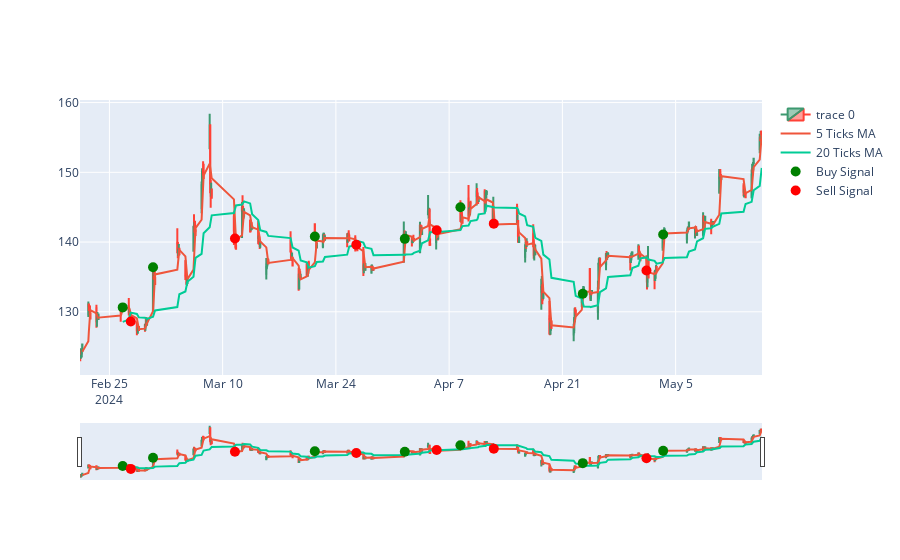

The notebook cell this image was saved under:
### Code cell
# count the number of times the 5 ticks MA crosses the 20 ticks MA

tsm_data['5T_MA'] = tsm_data['Close'].rolling(window=5).mean()
tsm_data['20T_MA'] = tsm_data['Close'].rolling(window=20).mean()

tsm_data['signal'] = np.where(tsm_data['5T_MA'] > tsm_data['20T_MA'], 1, 0)
tsm_data['signal'] = tsm_data['signal'].diff()


print(tsm_data['signal'].value_counts())

# plot the buy and sell signals

fig = go.Figure(data=[go.Candlestick(x=tsm_data.index,
                open=tsm_data['Open'],
                high=tsm_data['High'],
                low=tsm_data['Low'],
                close=tsm_data['Close'])])

fig.add_trace(go.Scatter(x=tsm_data.index, y=tsm_data['Close'].rolling(window=5).mean(), name='5 Ticks MA'))
fig.add_trace(go.Scatter(x=tsm_data.index, y=tsm_data['Close'].rolling(window=20).mean(), name='20 Ticks MA'))

buy_signals = tsm_data[tsm_data['signal'] == 1]
sell_signals = tsm_data[tsm_data['signal'] == -1]

fig.add_trace(go.Scatter(x=buy_signals.index, y=buy_signals['Close'], mode='markers', marker=dict(color='green', size=10), name='Buy Signal'))

fig.add_trace(go.Scatter(x=sell_signals.index, y=sell_signals['Close'], mode='markers', marker=dict(color='red', size=10), name='Sell Signal'))

fig.show()

### Figure 1 — Plotly figure (JSON) as saved in the notebook; plotly's stock layout.template omitted (floating-point values rounded to 4 significant figures; data arrays with more than 128 entries replaced by an {"elided": "..."} marker saying what was removed)
{"data": [{"close": {"elided": "300 float values"}, "high": {"elided": "300 float values"}, "low": {"elided": "300 float values"}, "open": {"elided": "300 float values"}, "type": "candlestick", "x": {"elided": "300 str values"}}, {"name": "5 Ticks MA", "type": "scatter", "x": {"elided": "300 str values"}, "y": {"elided": "300 float values"}}, {"name": "20 Ticks MA", "type": "scatter", "x": {"elided": "300 str values"}, "y": {"elided": "300 float values"}}, {"marker": {"color": "green", "size": 10}, "mode": "markers", "name": "Buy Signal", "type": "scatter", "x": ["2024-02-26T15:30:00-05:00", "2024-03-01T09:30:00-05:00", "2024-03-21T09:30:00-04:00", "2024-04-01T12:30:00-04:00", "2024-04-08T09:30:00-04:00", "2024-04-23T12:30:00-04:00", "2024-05-03T11:00:00-04:00"], "y": [130.6, 136.4, 140.8, 140.5, 145, 132.6, 141.1]}, {"marker": {"color": "red", "size": 10}, "mode": "markers", "name": "Sell Signal", "type": "scatter", "x": ["2024-02-27T15:30:00-05:00", "2024-03-11T12:30:00-04:00", "2024-03-26T12:30:00-04:00", "2024-04-05T11:00:00-04:00", "2024-04-12T12:30:00-04:00", "2024-05-01T09:30:00-04:00"], "y": [128.6, 140.5, 139.6, 141.7, 142.6, 135.9]}], "layout": {}}
